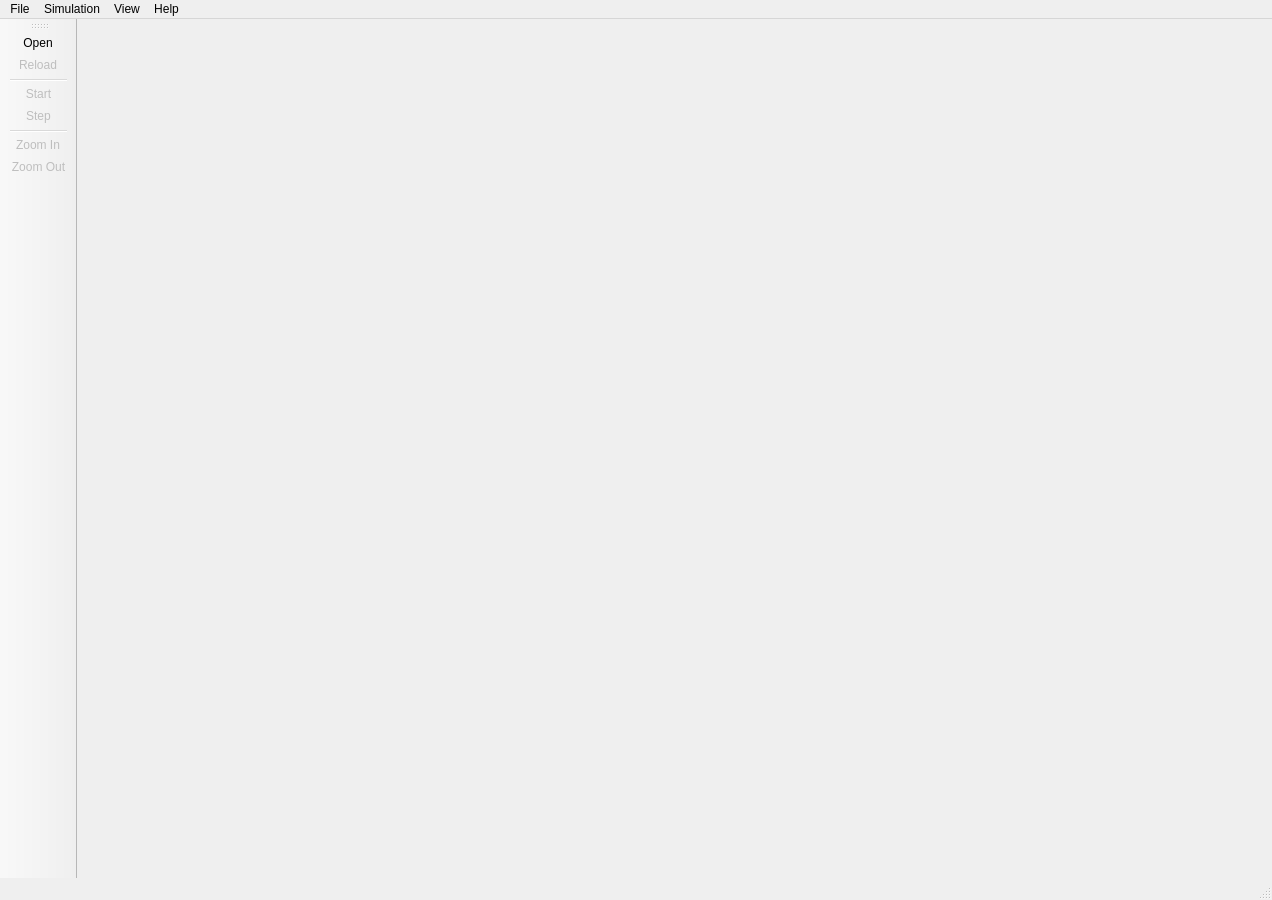
<?xml version="1.0" encoding="UTF-8"?>
<ui version="4.0">
 <class>Gui</class>
 <widget class="QMainWindow" name="Gui">
  <property name="geometry">
   <rect>
    <x>0</x>
    <y>0</y>
    <width>1272</width>
    <height>900</height>
   </rect>
  </property>
  <property name="sizePolicy">
   <sizepolicy hsizetype="Preferred" vsizetype="Preferred">
    <horstretch>0</horstretch>
    <verstretch>0</verstretch>
   </sizepolicy>
  </property>
  <property name="windowTitle">
   <string>gro : the cell programming language</string>
  </property>
  <widget class="QWidget" name="centralWidget">
   <layout class="QGridLayout" name="gridLayout">
    <property name="leftMargin">
     <number>0</number>
    </property>
    <property name="topMargin">
     <number>0</number>
    </property>
    <property name="rightMargin">
     <number>0</number>
    </property>
    <property name="bottomMargin">
     <number>0</number>
    </property>
   </layout>
  </widget>
  <widget class="QMenuBar" name="menuBar">
   <property name="geometry">
    <rect>
     <x>0</x>
     <y>0</y>
     <width>1272</width>
     <height>22</height>
    </rect>
   </property>
   <widget class="QMenu" name="menuFile">
    <property name="title">
     <string>File</string>
    </property>
    <addaction name="actionOpen"/>
    <addaction name="actionReload"/>
    <addaction name="actionScreenshot"/>
    <addaction name="actionDump"/>
   </widget>
   <widget class="QMenu" name="menuSimulation">
    <property name="title">
     <string>Simulation</string>
    </property>
    <addaction name="actionStartStop"/>
    <addaction name="actionStep"/>
    <addaction name="actionMoreCells"/>
   </widget>
   <widget class="QMenu" name="menuHelp">
    <property name="title">
     <string>Help</string>
    </property>
    <addaction name="actionHelp"/>
    <addaction name="actionAbout"/>
   </widget>
   <widget class="QMenu" name="menuView">
    <property name="title">
     <string>View</string>
    </property>
    <addaction name="actionZoom_In"/>
    <addaction name="actionZoom_Out"/>
    <addaction name="actionReset_Zoom"/>
   </widget>
   <addaction name="menuFile"/>
   <addaction name="menuSimulation"/>
   <addaction name="menuView"/>
   <addaction name="menuHelp"/>
  </widget>
  <widget class="QToolBar" name="mainToolBar">
   <property name="sizePolicy">
    <sizepolicy hsizetype="Fixed" vsizetype="Preferred">
     <horstretch>0</horstretch>
     <verstretch>0</verstretch>
    </sizepolicy>
   </property>
   <property name="acceptDrops">
    <bool>false</bool>
   </property>
   <attribute name="toolBarArea">
    <enum>LeftToolBarArea</enum>
   </attribute>
   <attribute name="toolBarBreak">
    <bool>false</bool>
   </attribute>
   <addaction name="actionOpen"/>
   <addaction name="actionReload"/>
   <addaction name="separator"/>
   <addaction name="actionStartStop"/>
   <addaction name="actionStep"/>
   <addaction name="separator"/>
   <addaction name="actionZoom_In"/>
   <addaction name="actionZoom_Out"/>
  </widget>
  <widget class="QStatusBar" name="statusBar"/>
  <action name="actionStartStop">
   <property name="enabled">
    <bool>false</bool>
   </property>
   <property name="icon">
    <iconset>
     <normalon>:/icons/icons/start.png</normalon>
    </iconset>
   </property>
   <property name="text">
    <string>Start</string>
   </property>
   <property name="toolTip">
    <string>Start or stop gro </string>
   </property>
   <property name="shortcut">
    <string>Ctrl+S</string>
   </property>
   <property name="iconVisibleInMenu">
    <bool>false</bool>
   </property>
  </action>
  <action name="actionOpen">
   <property name="enabled">
    <bool>true</bool>
   </property>
   <property name="icon">
    <iconset>
     <normalon>:/icons/icons/open.png</normalon>
    </iconset>
   </property>
   <property name="text">
    <string>Open...</string>
   </property>
   <property name="iconText">
    <string>Open</string>
   </property>
   <property name="toolTip">
    <string>Open a .gro file.</string>
   </property>
   <property name="shortcut">
    <string>Ctrl+O</string>
   </property>
   <property name="iconVisibleInMenu">
    <bool>false</bool>
   </property>
  </action>
  <action name="actionReload">
   <property name="enabled">
    <bool>false</bool>
   </property>
   <property name="icon">
    <iconset>
     <normalon>:/icons/icons/reload.png</normalon>
    </iconset>
   </property>
   <property name="text">
    <string>Reload</string>
   </property>
   <property name="toolTip">
    <string>Reload current .gro file</string>
   </property>
   <property name="shortcut">
    <string>Ctrl+R</string>
   </property>
   <property name="iconVisibleInMenu">
    <bool>false</bool>
   </property>
  </action>
  <action name="actionStep">
   <property name="enabled">
    <bool>false</bool>
   </property>
   <property name="icon">
    <iconset>
     <normalon>:/icons/icons/step.png</normalon>
    </iconset>
   </property>
   <property name="text">
    <string>Step</string>
   </property>
   <property name="toolTip">
    <string>Simulate for one timestep</string>
   </property>
   <property name="shortcut">
    <string>Ctrl+T</string>
   </property>
   <property name="iconVisibleInMenu">
    <bool>false</bool>
   </property>
  </action>
  <action name="actionHelp">
   <property name="text">
    <string>Online Documentation</string>
   </property>
   <property name="shortcut">
    <string>Ctrl+D</string>
   </property>
  </action>
  <action name="actionAbout">
   <property name="text">
    <string>About</string>
   </property>
  </action>
  <action name="actionScreenshot">
   <property name="enabled">
    <bool>false</bool>
   </property>
   <property name="text">
    <string>Save Screenshot...</string>
   </property>
   <property name="shortcut">
    <string>Ctrl+I</string>
   </property>
  </action>
  <action name="actionMoreCells">
   <property name="text">
    <string>Increase Population Limit</string>
   </property>
   <property name="shortcut">
    <string>Ctrl+M</string>
   </property>
  </action>
  <action name="actionZoom_In">
   <property name="enabled">
    <bool>false</bool>
   </property>
   <property name="icon">
    <iconset>
     <normalon>:/icons/icons/zoom_in.png</normalon>
    </iconset>
   </property>
   <property name="text">
    <string>Zoom In</string>
   </property>
   <property name="shortcut">
    <string>Ctrl+Shift+=</string>
   </property>
   <property name="iconVisibleInMenu">
    <bool>false</bool>
   </property>
  </action>
  <action name="actionZoom_Out">
   <property name="enabled">
    <bool>false</bool>
   </property>
   <property name="icon">
    <iconset>
     <normalon>:/icons/icons/zoom_out.png</normalon>
    </iconset>
   </property>
   <property name="text">
    <string>Zoom Out</string>
   </property>
   <property name="shortcut">
    <string>Ctrl+-</string>
   </property>
   <property name="iconVisibleInMenu">
    <bool>false</bool>
   </property>
  </action>
  <action name="actionReset_Zoom">
   <property name="text">
    <string>Reset Zoom</string>
   </property>
   <property name="shortcut">
    <string>Ctrl+0</string>
   </property>
  </action>
  <action name="actionDump">
   <property name="text">
    <string>Save Colony Information...</string>
   </property>
  </action>
 </widget>
 <layoutdefault spacing="6" margin="11"/>
 <resources/>
 <connections>
  <connection>
   <sender>actionStartStop</sender>
   <signal>triggered()</signal>
   <receiver>Gui</receiver>
   <slot>startStop()</slot>
   <hints>
    <hint type="sourcelabel">
     <x>-1</x>
     <y>-1</y>
    </hint>
    <hint type="destinationlabel">
     <x>399</x>
     <y>399</y>
    </hint>
   </hints>
  </connection>
  <connection>
   <sender>actionOpen</sender>
   <signal>triggered()</signal>
   <receiver>Gui</receiver>
   <slot>open()</slot>
   <hints>
    <hint type="sourcelabel">
     <x>-1</x>
     <y>-1</y>
    </hint>
    <hint type="destinationlabel">
     <x>399</x>
     <y>399</y>
    </hint>
   </hints>
  </connection>
  <connection>
   <sender>actionReload</sender>
   <signal>triggered()</signal>
   <receiver>Gui</receiver>
   <slot>reload()</slot>
   <hints>
    <hint type="sourcelabel">
     <x>-1</x>
     <y>-1</y>
    </hint>
    <hint type="destinationlabel">
     <x>423</x>
     <y>449</y>
    </hint>
   </hints>
  </connection>
  <connection>
   <sender>actionStep</sender>
   <signal>triggered()</signal>
   <receiver>Gui</receiver>
   <slot>step()</slot>
   <hints>
    <hint type="sourcelabel">
     <x>-1</x>
     <y>-1</y>
    </hint>
    <hint type="destinationlabel">
     <x>423</x>
     <y>449</y>
    </hint>
   </hints>
  </connection>
  <connection>
   <sender>actionHelp</sender>
   <signal>triggered()</signal>
   <receiver>Gui</receiver>
   <slot>help()</slot>
   <hints>
    <hint type="sourcelabel">
     <x>-1</x>
     <y>-1</y>
    </hint>
    <hint type="destinationlabel">
     <x>423</x>
     <y>449</y>
    </hint>
   </hints>
  </connection>
  <connection>
   <sender>actionAbout</sender>
   <signal>triggered()</signal>
   <receiver>Gui</receiver>
   <slot>about()</slot>
   <hints>
    <hint type="sourcelabel">
     <x>-1</x>
     <y>-1</y>
    </hint>
    <hint type="destinationlabel">
     <x>423</x>
     <y>449</y>
    </hint>
   </hints>
  </connection>
  <connection>
   <sender>actionScreenshot</sender>
   <signal>triggered()</signal>
   <receiver>Gui</receiver>
   <slot>snapshot()</slot>
   <hints>
    <hint type="sourcelabel">
     <x>-1</x>
     <y>-1</y>
    </hint>
    <hint type="destinationlabel">
     <x>423</x>
     <y>449</y>
    </hint>
   </hints>
  </connection>
  <connection>
   <sender>actionMoreCells</sender>
   <signal>triggered()</signal>
   <receiver>Gui</receiver>
   <slot>moreCells()</slot>
   <hints>
    <hint type="sourcelabel">
     <x>-1</x>
     <y>-1</y>
    </hint>
    <hint type="destinationlabel">
     <x>423</x>
     <y>449</y>
    </hint>
   </hints>
  </connection>
  <connection>
   <sender>actionZoom_In</sender>
   <signal>triggered()</signal>
   <receiver>Gui</receiver>
   <slot>zoom_in()</slot>
   <hints>
    <hint type="sourcelabel">
     <x>-1</x>
     <y>-1</y>
    </hint>
    <hint type="destinationlabel">
     <x>423</x>
     <y>449</y>
    </hint>
   </hints>
  </connection>
  <connection>
   <sender>actionZoom_Out</sender>
   <signal>triggered()</signal>
   <receiver>Gui</receiver>
   <slot>zoom_out()</slot>
   <hints>
    <hint type="sourcelabel">
     <x>-1</x>
     <y>-1</y>
    </hint>
    <hint type="destinationlabel">
     <x>423</x>
     <y>449</y>
    </hint>
   </hints>
  </connection>
  <connection>
   <sender>actionReset_Zoom</sender>
   <signal>triggered()</signal>
   <receiver>Gui</receiver>
   <slot>reset_zoom()</slot>
   <hints>
    <hint type="sourcelabel">
     <x>-1</x>
     <y>-1</y>
    </hint>
    <hint type="destinationlabel">
     <x>423</x>
     <y>449</y>
    </hint>
   </hints>
  </connection>
  <connection>
   <sender>actionDump</sender>
   <signal>triggered()</signal>
   <receiver>Gui</receiver>
   <slot>dump()</slot>
   <hints>
    <hint type="sourcelabel">
     <x>-1</x>
     <y>-1</y>
    </hint>
    <hint type="destinationlabel">
     <x>423</x>
     <y>449</y>
    </hint>
   </hints>
  </connection>
 </connections>
 <slots>
  <slot>startStop()</slot>
  <slot>open()</slot>
  <slot>reload()</slot>
  <slot>step()</slot>
  <slot>slot2()</slot>
  <slot>help()</slot>
  <slot>about()</slot>
  <slot>snapshot()</slot>
  <slot>moreCells()</slot>
  <slot>zoom_in()</slot>
  <slot>zoom_out()</slot>
  <slot>reset_zoom()</slot>
  <slot>dump()</slot>
 </slots>
</ui>
